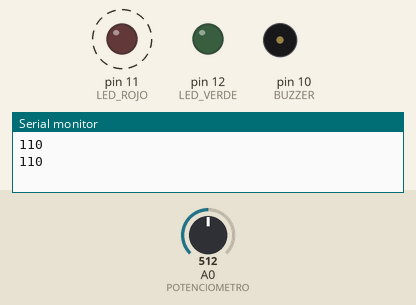
The sketch below on a simulated Arduino Uno, built with avr-gcc and run on an emulated ATmega328P. Shown: output pins drawn as LEDs (lit = HIGH), buzzer (waves = sounding), the last lines printed to the serial monitor. Dashed ring = blinking. Inputs (shaded band) come from the test bench; at power-on: A0 (POTENCIOMETRO) = 512.

Above: at 1.6 s.
1.7 s: A0 (POTENCIOMETRO) set to 479
5.2 s: A0 (POTENCIOMETRO) set to 458
At 6.05 s:
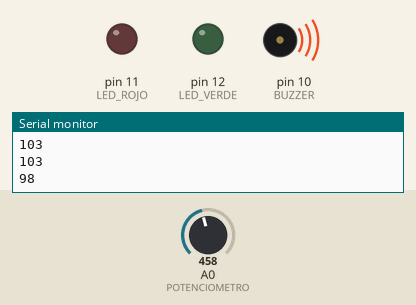
At 8.2 s:
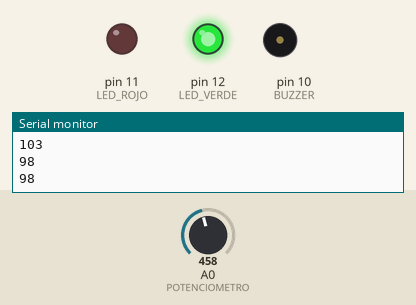
9.0 s: A0 (POTENCIOMETRO) set to 382
12.5 s: A0 (POTENCIOMETRO) set to 355
At 15.3 s:
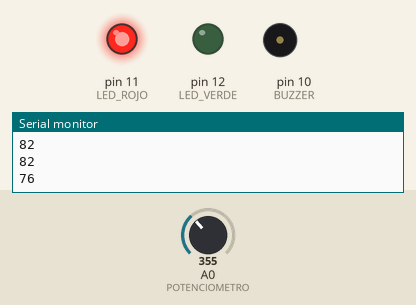
Timing chart, 0 to 17.3 s (numbered marks = the images above; inputs shaded):
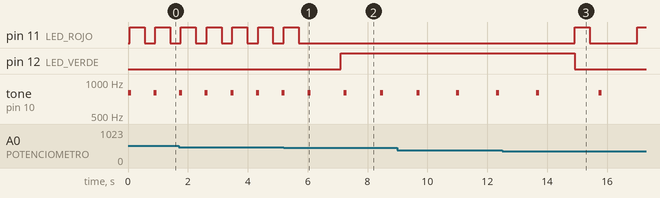

The sketch:

Simulador.ino
```cpp
/*
Arduino en Acción: Simulador de señales Fisiológicas
Sociedad de Robótica y Automatización IEEE UdeC

En este archivo encontraran el código completo del taller, con todo lo necesario para hacer el simulador.
Pueden usarlo para estudiar las bases de la programación en C++ o para guiarse y completar tu propio codigo.
Este es el archivo principal con el setup y el loop, en los otros podrás encontrar las variables previamente definidad,
además de funciones para facilitar el entendimiento del código.
NOTA: Se puede hacer todo el codigo en un mismo archivo, se separo en distintos para facilitar la comprención del lector.
*/

#define POTENCIOMETRO A0 //Definimos el pin Analógico como el potenciometro.
#define LED_ROJO 11 //Se designa al pin digital 11 como el led Rojo.
#define LED_VERDE 12 //Se designa al pin 12 como el led Verde.
#define BUZZER 10 //Se designa al pin 10 como el Buzzer.
#define FCM long(220) //Esta variable guarda el valor de la Frecuencia cardiaca máxima. Esta puede variar (FCM=220-edad), se usa 220 ppm como ejemplo.
/*Especificación: La frecuencia Cardiaca Máxima es una variable entera (int), pero se me agrega el termino "long" porque, al
multiplicarse con el valor entregado por el potenciometro, el valor devuelto excede el valor maximo que puede tomar un int (de 4 bits)*/
long valor;

/*
La función setup() solo se ejecuta una vez, al inicio de la ejecución del código.
*/
void setup() {
  pinMode(LED_ROJO, OUTPUT);   //Se cataloga los pines digitales como entradas (INPUT) o salidas (OUTPUT),
  pinMode(LED_VERDE, OUTPUT);  //Como los LEDs y el Buzzer solo deben recivir valores, se les cataloga como salidaas.
  pinMode(BUZZER, OUTPUT);
  pinMode(POTENCIOMETRO, INPUT);
  Serial.begin(9600);  //Se inicia comunicación con el Monitor Serial, con este podremos los valores que le enviemos.
}
/*
La función loop() se ejecuta continuamente, tras que setup termine.
*/
void loop() {
  //La variable valor, recive los valores del potenciometro (entre 0 y 1023).
  valor = analogRead(POTENCIOMETRO);
  int ppm = Pulso(valor, FCM);
  Serial.println(ppm);

  if(ppm==0){//caso 1, cero ppm
    beep(1,ppm);
    leds(1);

  }
  else if(ppm>0 && ppm<80){ //caso 2, ppm entre ]0,80[
    beep(2,ppm);
    leds(2);
  }
  else if(ppm>=80 && ppm<=100){ //caso 3, ppm normales
    beep(2,ppm);
    leds(3);
  }
  else if(ppm>100 && ppm<FCM){ //caso 4, ppm entre ]100,FCM[
    beep(4,ppm);
    leds(2);

  }
  else if(ppm==FCM){ //caso 5, ppf = FCM,
     beep(4,ppm);
     leds(1);
  }
  delay(100);
}
```

funciones.ino
```cpp
/*
En este archivo se guardan algunas funciones creadas. Se separan del codigo principal por simple estetica y
para facilitar la lectura del código.
*/

/*
La función pulso transforma valores entre 0 y 1023 a valores que se asemejan al pulso,
entre 0 y FCM.
*/
long Pulso(long valor, long fcm){
  long ppm = ((valor) * (fcm))/1023;
  return ppm;
}

void beep(int caso, int ppm) {
  if (ppm < 30) ppm = 30;  // evita división por 0 o pausas enormes
  int pausa;

  switch (caso) {
    case 1: // Línea plana
      tone(BUZZER, 1000);
      break;

    case 2: // Rango normal (80-100 aprox)
      pausa = 60000 / ppm;  // 60.000 ms por minuto
      tone(BUZZER, 800, 100);
      delay(pausa+500);
      break;

    case 3: // Bajo ritmo
      pausa = 1000;
      tone(BUZZER, 800, 100);
      delay(pausa);
      break;

    case 4: // Taquicardia o máxima
      pausa = 6000 / ppm;   // pitidos más rápidos
      tone(BUZZER, 800, 100);
      delay(pausa);
      break;
  }
}

void leds(int caso){
  switch(caso){
    case 1: //La LED roja se enciende y la verde se apaga
      digitalWrite(LED_ROJO, HIGH);
      digitalWrite(LED_VERDE, LOW);
      break;
    case 2: //La LED verde se apaga mientras que la roja parpadea en intervalos
      digitalWrite(LED_VERDE, LOW);
      digitalWrite(LED_ROJO, HIGH);
      delay(500);
      digitalWrite(LED_ROJO, LOW);
      delay(200);
      break;
    case 3: //La LED verde se enciende y la roja se apaga
      digitalWrite(LED_ROJO, LOW);
      digitalWrite(LED_VERDE, HIGH);
      break;
  }
}
```

Measured:
- the behaviour switches between 470 and 469 on A0 (POTENCIOMETRO) (found by bisection; images 0 and 1)
- the behaviour switches between 372 and 371 on A0 (POTENCIOMETRO) (found by bisection; images 2 and 3)
- after the input at 5.2 s, pin 11 (LED_ROJO): goes on until 5.7 s, then stays LOW; pin 12 (LED_VERDE): LOW → HIGH after 1.9 s
- after the input at 12.5 s, pin 11 (LED_ROJO): LOW → HIGH after 2.4 s, → LOW 0.50 s later, → HIGH 1.6 s later; pin 12 (LED_VERDE): HIGH → LOW after 2.4 s; tone on pin 10 (BUZZER): silent → 800 Hz after 3.2 s, → silent 0.10 s later
- by itself, pin 11 (LED_ROJO): alternates HIGH for 0.50 s and LOW for 0.36 s
- by itself, tone on pin 10 (BUZZER): repeats every 1.2 s: 800 Hz 0.10 s, silent 1.1 s
